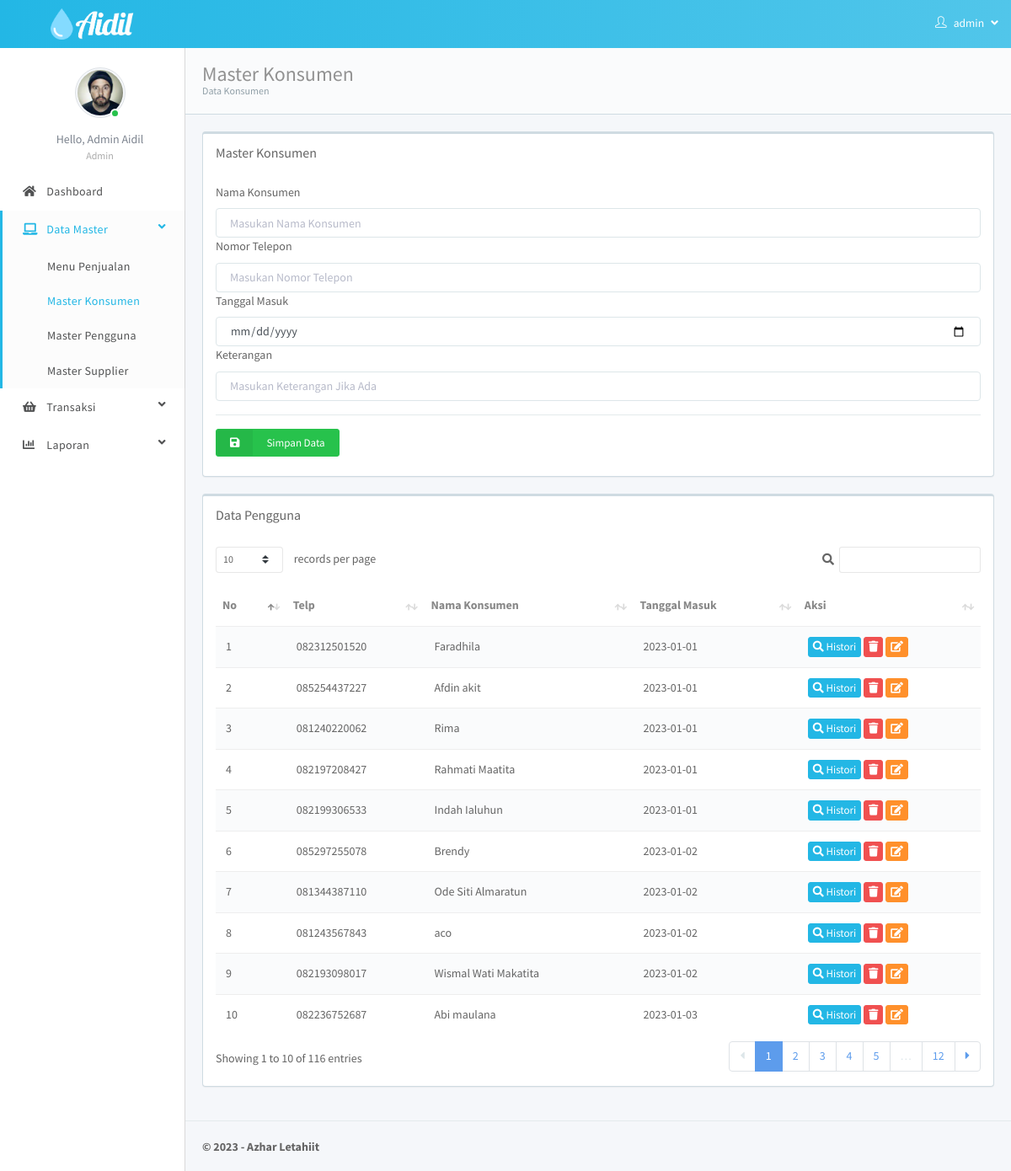
Page /index?page=master_konsumen (signed in) on the committed database.
### tables this page shows
CREATE TABLE `konsumen` (
  `id` int(11) NOT NULL,
  `telp` varchar(20) NOT NULL,
  `nama_konsumen` varchar(200) NOT NULL,
  `tgl_masuk` varchar(100) NOT NULL,
  `keterangan` text NOT NULL
);

### content/master_konsumen.php (the view)
<div class="content-wrapper">
   <div class="content-heading">
      <div>Master Konsumen<small>Data Konsumen</small></div>
   </div>
   <div class="row">
      <div class="col-xl-12">
         <div class="card card-default">
            <div class="card-header">
               <div class="card-title">Master Konsumen</div>
            </div>
            <div class="card-body">
               <form action="index?page=master_konsumen_save" method="POST">
                  <label for="">Nama Konsumen</label>
                  <input type="text" class="form-control" name="nama" placeholder="Masukan Nama Konsumen" required>
                  <label for="">Nomor Telepon</label>
                  <input type="text" class="form-control" name="telp" placeholder="Masukan Nomor Telepon" required>
                  <label for="">Tanggal Masuk</label>
                  <input type="date" class="form-control" name="tgl_masuk" placeholder="Masukan Nama Konsumen" required>
                  <label for="">Keterangan</label>
                  <input type="text" class="form-control" name="ket" placeholder="Masukan Keterangan Jika Ada" required>
                  <hr>
                  <button class="btn btn-labeled btn-success mb-2" type="submit">
                     <span class="btn-label"><i class="fa fa-save"></i></span>Simpan Data
                  </button>
               </form>
            </div>
         </div>
      </div>
      <div class="col-xl-12">
         <div class="card card-default">
            <div class="card-header">
               <div class="card-title">Data Pengguna</div>
            </div>
            <div class="card-body">
               <table class="table table-striped my-4 w-100" id="datatable1">
                  <thead>
                     <tr>
                        <th data-priority="1">No</th>
                        <th>Telp</th>
                        <th>Nama Konsumen</th>
                        <th>Tanggal Masuk</th>
                        <th class="sort-numeric">Aksi</th>
                     </tr>
                  </thead>
                  <tbody>
                     <?php
                     $no = 1;
                     $user = mysqli_query($con, "SELECT * FROM konsumen");
                     while ($r = mysqli_fetch_array($user)) {
                     ?>
                        <tr class="gradeC">
                           <td><?= $no ?></td>
                           <td><?= $r['telp'] ?></td>
                           <td><?= $r['nama_konsumen'] ?></td>
                           <td><?= $r['tgl_masuk'] ?></td>
                           <td>
                              <a href="index?page=master_konsumen_histori&id=<?= $r[0] ?>" class="btn btn-info btn-xs"><i class="fa fa-search"></i> Histori</a>
                              <a href="index?page=delete&id=<?= $r[0] ?>&t=konsumen" class="btn btn-danger btn-xs" onclick='return confirm("Hapus Konsumen?")'><i class="fa fa-trash"></i></a>
                              <a href="index?page=master_konsumen_edit&id=<?= $r[0] ?>" class="btn btn-warning btn-xs"><i class="fa fa-edit"></i></a>
                           </td>
                        </tr>
                     <?php $no++;
                     } ?>
                  </tbody>
               </table>
            </div>
         </div>
      </div>
   </div>
</div>

### index.php (shortened to what this page needs)
<?php
if (empty($_SESSION['username'])) {
   echo "<meta http-equiv='refresh' content='0; url=login'>";
} else {
   $user = $_SESSION['username'];
   $level = $_SESSION['level'];
   $nama = $_SESSION['nama'];
?>
   <!DOCTYPE html>
   <html lang="en">
   <head>
      <link rel="stylesheet" href="vendor/@fortawesome/fontawesome-free/css/brands.css">
      <link rel="stylesheet" href="vendor/@fortawesome/fontawesome-free/css/regular.css">
      <link rel="stylesheet" href="vendor/@fortawesome/fontawesome-free/css/solid.css">
      <link rel="stylesheet" href="vendor/@fortawesome/fontawesome-free/css/fontawesome.css">
      <link rel="stylesheet" href="vendor/simple-line-icons/css/simple-line-icons.css">
      <link rel="stylesheet" href="vendor/animate.css/animate.css">
      <link rel="stylesheet" href="vendor/whirl/dist/whirl.css">
      <link rel="stylesheet" href="vendor/datatables.net-bs4/css/dataTables.bootstrap4.css">
      <link rel="stylesheet" href="vendor/datatables.net-keytable-bs/css/keyTable.bootstrap.css">
      <link rel="stylesheet" href="vendor/datatables.net-responsive-bs/css/responsive.bootstrap.css">
      <link rel="stylesheet" href="vendor/chosen-js/chosen.css">
      <link rel="stylesheet" href="vendor/select2/dist/css/select2.css">
      <link rel="stylesheet" href="vendor/@ttskch/select2-bootstrap4-theme/dist/select2-bootstrap4.css">
      <link rel="stylesheet" href="css/bootstrap.css" id="bscss">
      <link rel="stylesheet" href="css/app.css" id="maincss">
      <link rel="stylesheet" href="css/theme-a.css" id="maincss">
      <link rel="stylesheet" href="vendor/sweetalert/sweetalert2.min.css">
   </head>
   <body class="layout-fixed">
      <div class="wrapper">
         <header class="topnavbar-wrapper">
            <nav class="navbar topnavbar">
               <div class="navbar-header"><a class="navbar-brand" href="#/">
                     <div class="brand-logo"><img class="img-fluid" src="img/aidil-white.png" alt="App Logo" width="100"></div>
                  </a></div>
               <ul class="navbar-nav flex-row">
                  <li class="nav-item dropdown dropdown-list"><a class="nav-link dropdown-toggle dropdown-toggle-nocaret" href="#" data-toggle="dropdown">
                        <em class="icon-user"></em> &nbsp; <?= $user ?> &nbsp; <em class="fa fa-angle-down text-right"></em></a>
                  </li>
               </ul>
            </nav>
         </header>
         <?php include("inc/menu.php"); ?>
         <section class="section-container">
            <?php
            $direktori = "content";
            $page = @$_GET['page'];
            if ($page != "") {
               include("$direktori/$page.php");
            } else {
               include("$direktori/home.php");
            }
            ?>
         </section>
         <footer class="footer-container"><strong><span>&copy; 2023 - Azhar Letahiit </span></strong></footer>
      </div>
   </body>
   </html>
<?php } ?>

### inc/menu.php (shortened to what this page needs)
<aside class="aside-container">
   <div class="aside-inner">
      <nav class="sidebar" data-sidebar-anyclick-close="">
         <ul class="sidebar-nav">
            <li class="has-user-block">
               <div id="user-block">
                  <div class="item user-block">
                     <div class="user-block-picture">
                        <div class="user-block-status"><img class="img-thumbnail rounded-circle" src="img/user/02.jpg" alt="Avatar" width="60" height="60">
                           <div class="circle bg-success circle-lg"></div>
                        </div>
                     </div>
                     <div class="user-block-info"><span class="user-block-name">Hello, <?= $nama ?></span><span class="user-block-role"><?= $level ?></span></div>
                  </div>
               </div>
            </li>
            <li class=" ">
               <a href="index?page=home" title="Dashboard">
                  <em class="fa fa-home"></em><span data-localize="sidebar.nav.Dashboard"> Dashboard</span>
               </a>
            </li>
            <?php if ($level == "Admin") : ?>
               <li class="">
                  <a href="#pages" title="Input Data Master" data-toggle="collapse">
                     <em class="fa fa-laptop"></em>
                     <span data-localize="sidebar.nav.pages.DATAMASTER"> Data Master</span>
                     <em class="fa fa-angle-down" style="float: right;"></em>
                  </a>
                  <ul class="sidebar-nav sidebar-subnav collapse" id="pages">
                     <li class="">
                        <a href="index?page=master_galon" title="Menu Penjualan">
                           <span data-localize="sidebar.nav.pages.GALON">Menu Penjualan</span>
                        </a>
                     </li>
                     <li class=" "><a href="index?page=master_konsumen" title="Konsumen">
                           <span data-localize="sidebar.nav.pages.KONSUMEN">Master Konsumen</span></a>
                     </li>
                     <li class=" "><a href="index?page=master_pengguna" title="Master Pengguna">
                           <span data-localize="sidebar.nav.pages.PENGGUNA">Master Pengguna</span></a>
                     </li>
                     <li class=" "><a href="index?page=master_supplier" title="Master Supplier">
                           <span data-localize="sidebar.nav.pages.SUPPLIER">Master Supplier</span></a>
                     </li>
                  </ul>
               </li>
            <?php endif ?>
            <li class=" ">
               <a href="#mixing" title="Mixing" data-toggle="collapse">
                  <em class="fa fa-shopping-basket"></em>
                  <span data-localize="sidebar.nav.Transaksi">Transaksi</span>
                  <em class="fa fa-angle-down" style="float: right;"></em>
               </a>
            </li>
            <?php if ($level == "Admin") : ?>
               <li class=" ">
                  <a href="#laporan" title="Mixing" data-toggle="collapse">
                     <em class="fa fa-chart-bar"></em>
                     <span data-localize="sidebar.nav.LAPORAN">Laporan</span>
                     <em class="fa fa-angle-down" style="float: right;"></em>
                  </a>
               </li>
            <?php endif ?>
         </ul>
      </nav>
   </div>
</aside>

### css/theme-a.css (style rules this page uses)
body, .wrapper .section-container { background-color: #f5f7fa; }
.wrapper .aside-container { background-color: #fff; }
.topnavbar { background-color: #23b7e5; background-image: linear-gradient(to right, #23b7e5 0%, #51c6ea 100%); background-repeat: repeat-x; }
.topnavbar .navbar-nav > .nav-item > .nav-link, .topnavbar .navbar-nav > .nav-item.show > .nav-link { color: #fff; }
.sidebar { background-color: #fff; }
.sidebar-nav > li > a, .sidebar-nav > li > .nav-item { color: #515253; }
.sidebar-nav > li > a > em, .sidebar-nav > li > .nav-item > em { color: inherits; }
.sidebar-nav > li.active, .sidebar-nav > li.active > a, .sidebar-nav > li.active > .nav-item, .sidebar-nav > li.active .sidebar-nav, .sidebar-nav > li.open, .sidebar-nav > li.open > a, .sidebar-nav > li.open > .nav-item, .sidebar-nav > li.open .sidebar-nav { background-color: #fcfcfc; color: #23b7e5; }
.sidebar-nav > li.active > .nav-item > em, .sidebar-nav > li.active > a > em, .sidebar-nav > li.open > .nav-item > em, .sidebar-nav > li.open > a > em { color: #23b7e5; }
.sidebar-nav > li.active { border-left-color: #23b7e5; }
.sidebar-subnav { background-color: #fff; }
.sidebar-subnav > li > a, .sidebar-subnav > li > .nav-item { color: #515253; }
.sidebar-subnav > li.active > a, .sidebar-subnav > li.active > .nav-item { color: #23b7e5; }
.sidebar-subnav > li.active > a:after, .sidebar-subnav > li.active > .nav-item:after { border-color: #23b7e5; background-color: #23b7e5; }

### rows in the picture
konsumen: telp "082312501520", nama_konsumen "Faradhila", tgl_masuk "2023-01-01"
konsumen: telp "085254437227", nama_konsumen "Afdin akit", tgl_masuk "2023-01-01"
konsumen: telp "081240220062", nama_konsumen "Rima", tgl_masuk "2023-01-01"
konsumen: telp "082197208427", nama_konsumen "Rahmati Maatita", tgl_masuk "2023-01-01"
konsumen: telp "082199306533", nama_konsumen "Indah Ialuhun", tgl_masuk "2023-01-01"
konsumen: telp "085297255078", nama_konsumen "Brendy", tgl_masuk "2023-01-02"
konsumen: telp "081344387110", nama_konsumen "Ode Siti Almaratun", tgl_masuk "2023-01-02"
konsumen: telp "081243567843", nama_konsumen "aco", tgl_masuk "2023-01-02"
konsumen: telp "082193098017", nama_konsumen "Wismal Wati Makatita", tgl_masuk "2023-01-02"
konsumen: telp "082236752687", nama_konsumen "Abi maulana", tgl_masuk "2023-01-03"

### other values in the picture
$user "admin"
$nama "Admin Aidil"
$level "Admin"
